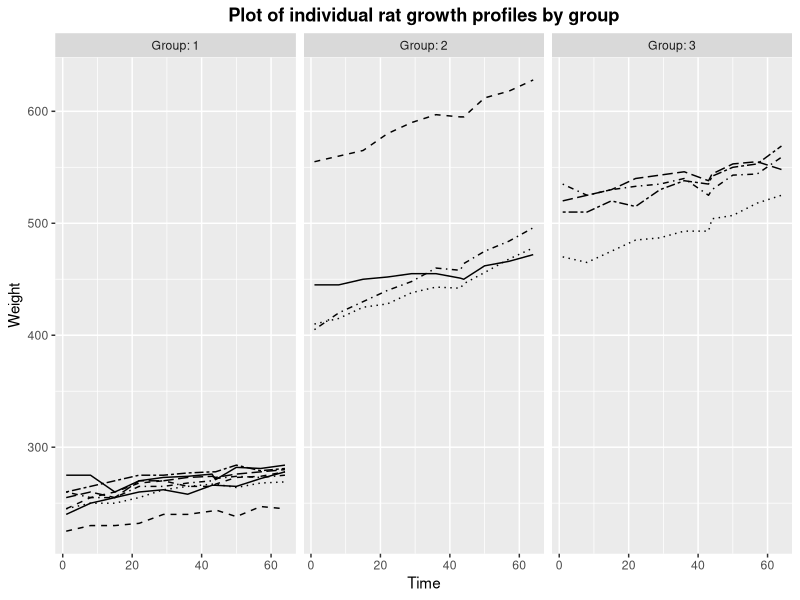
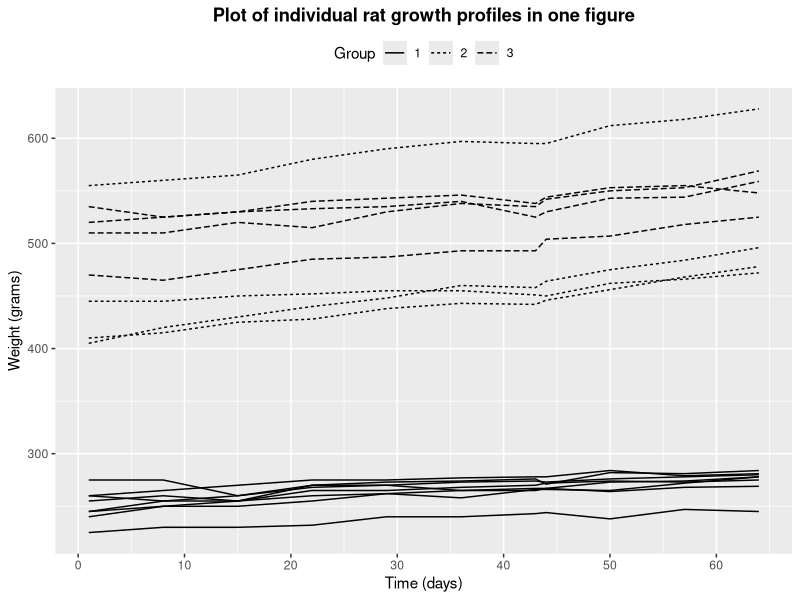
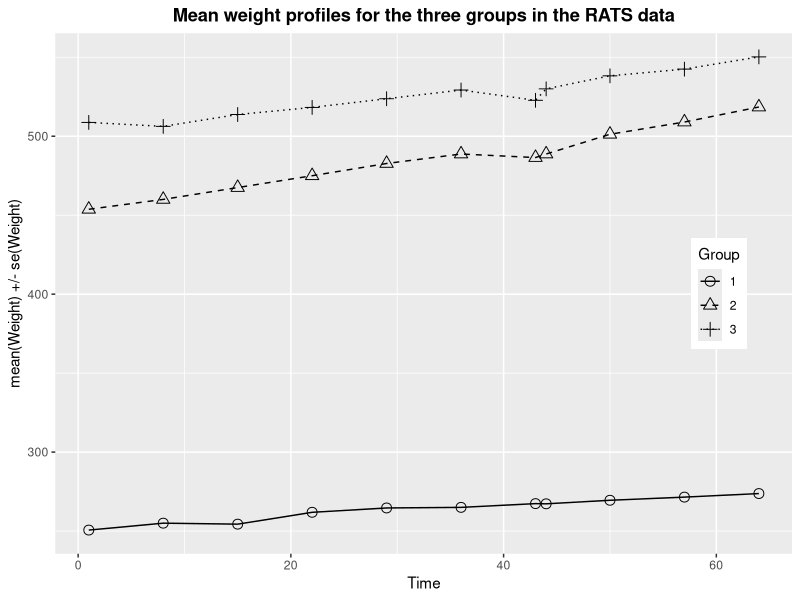
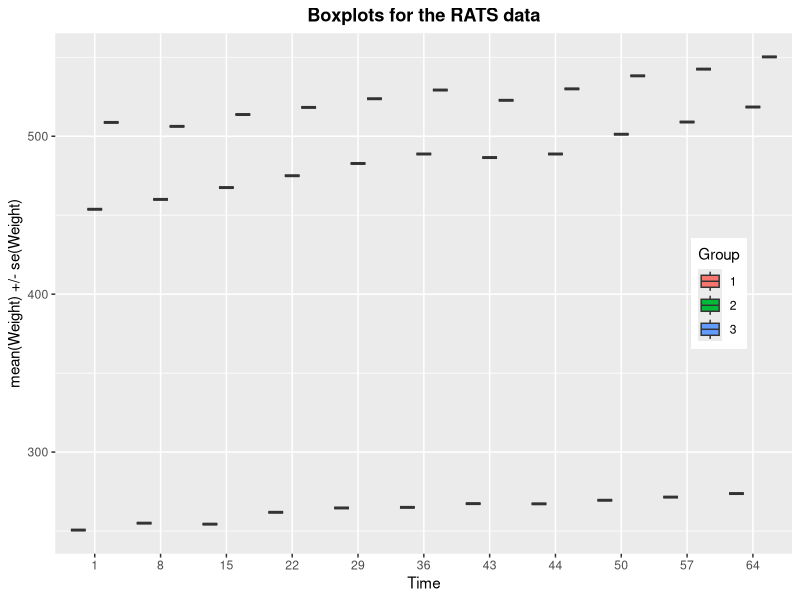
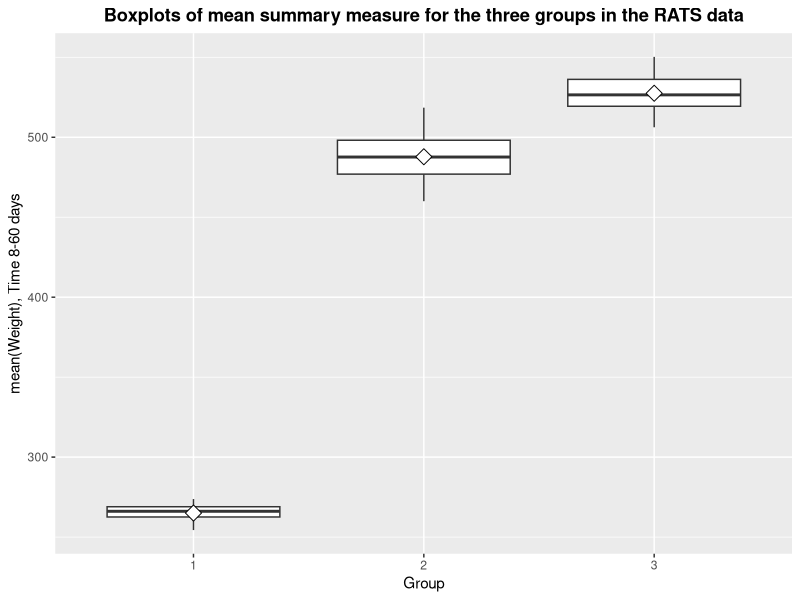
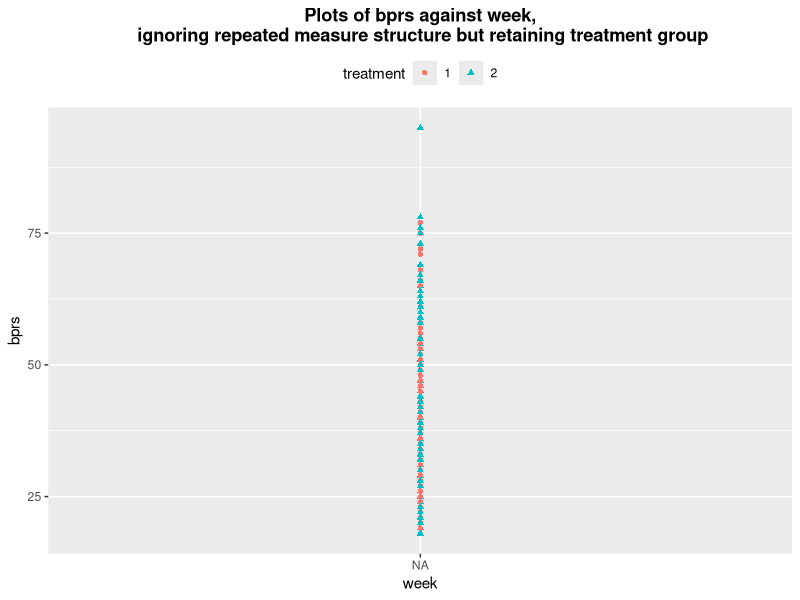
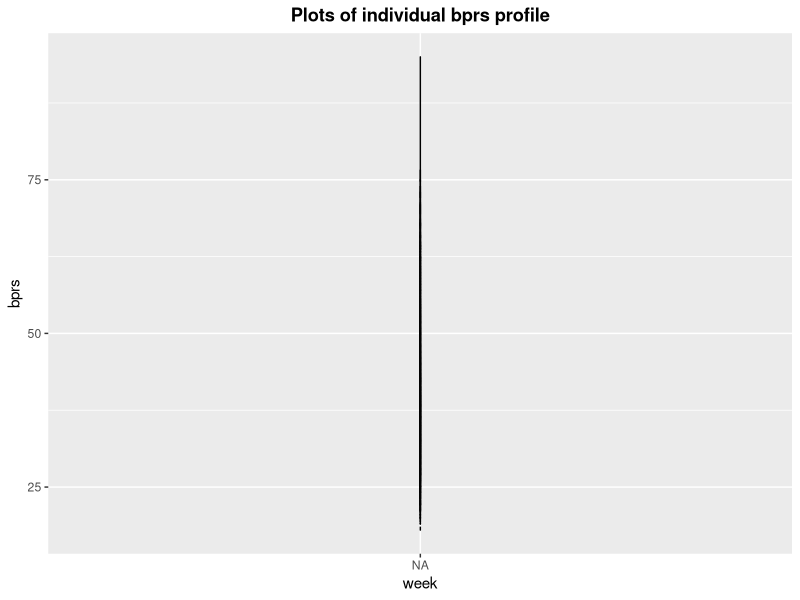
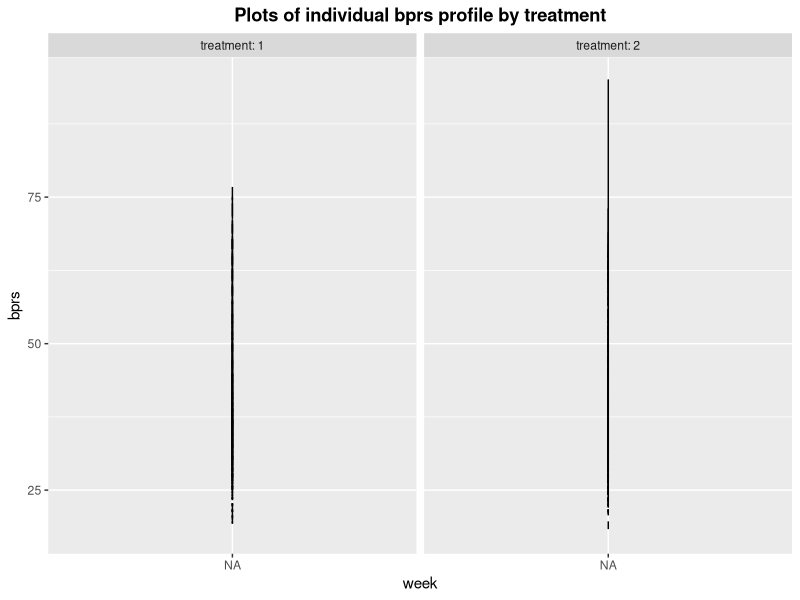

Generate these figures, in order, with R: (Note: this script raises an error after producing the figures.)
## ---- chunk 1
# *Describe the work you have done this week and summarize your learning.*
#
#- Describe your work and results clearly. 
#- Assume the reader has an introductory course level understanding of writing and reading R code as well as statistical methods.
#- Assume the reader has no previous knowledge of your data or the more advanced methods you are using.
## ---- chunk 2
# Read in the RATS data in wide and long format (L for long)  
RATS <- read.table("./data/RATS.txt", header=TRUE)
RATSL <- read.table("./data/RATSL.txt", header=TRUE)
# factor the categorical variables ID and group
RATSL$ID <- as.factor(RATSL$ID)
RATSL$Group <- as.factor(RATSL$Group)
# Look at the WHOLE data in wide format
RATS
# Look at the first 24 rows of long format
head(RATSL, 24)
## ---- chunk 3
# Access the package ggplot2
library(ggplot2)
library(tidyr)
library(dplyr)
# Draw the plot
ggplot(RATSL, aes(x = Time, y = Weight, linetype = ID)) +
  geom_line() +
  scale_linetype_manual(values = rep(1:10, times=4)) +
  facet_grid(. ~ Group, labeller = label_both) +
  theme(legend.position = "none") + 
  scale_y_continuous(limits = c(min(RATSL$Weight), max(RATSL$Weight)))+
  theme(plot.title = element_text(face="bold",hjust=0.5))+labs(title="Plot of individual rat growth profiles by group")
# Plot the RATSL data
ggplot(RATSL, aes(x = Time, y = Weight, group = ID)) +
  geom_line(aes(linetype=Group))+scale_x_continuous(name = "Time (days)", breaks = seq(0, 60, 10))+scale_y_continuous(name = "Weight (grams)")+theme(legend.position = "top",plot.title = element_text(face="bold",hjust=0.5))+labs(title="Plot of individual rat growth profiles in one figure")
## ---- chunk 4
# Number of days, baseline (day 1) included
n <- RATSL$Time %>% unique() %>% length()
# Summary data with mean and standard error of RATS by Group and Time 
RATSS <- RATSL %>%
  group_by(Group, Time) %>%
  summarise( mean = mean(Weight), se = sd(Weight)/sqrt(n) ) %>%
  ungroup()
# Glimpse the data
glimpse(RATSS)
# Plot the mean weight profiles
ggplot(RATSS, aes(x = Time, y = mean, linetype = Group, shape = Group)) +
  geom_line() +
  scale_linetype_manual(values = c(1,2,3)) +
  geom_point(size=3) +
  scale_shape_manual(values = c(1,2,3)) +
  #geom_errorbar(aes(ymin=mean-se, ymax=mean+se, linetype="1"), width=0.3) +
  theme(legend.position = c(0.9,0.5),plot.title = element_text(face="bold",hjust=0.5)) +
  scale_y_continuous(name = "mean(Weight) +/- se(Weight)")+
  labs(title="Mean weight profiles for the three groups in the RATS data")
# Boxplots
RATSS2 <- RATSS
RATSS2$Time <- as.factor(RATSS2$Time)
ggplot(RATSS2, aes(x = Time, y = mean, fill = Group)) +
  geom_boxplot() +
  theme(legend.position = c(0.9,0.5),plot.title = element_text(face="bold",hjust=0.5)) +
  scale_y_continuous(name = "mean(Weight) +/- se(Weight)")+
  labs(title="Boxplots for the RATS data")
## ---- chunk 5
# Create a summary data by Group and subject with mean as the summary variable (ignoring baseline Time 1).
RATSL8S <- RATSL %>%
  filter(Time > 1) %>%
  group_by(Group, Time) %>%
  summarise(mean=mean(Weight) ) %>%
  ungroup()
# Glimpse the data
glimpse(RATSL8S)
# Draw a boxplot of the mean versus Group
ggplot(RATSL8S, aes(x = Group, y = mean)) +
  geom_boxplot() +
  stat_summary(fun = "mean", geom = "point", shape=23, size=4, fill = "white") +
  scale_y_continuous(name = "mean(Weight), Time 8-60 days")+
  theme(plot.title = element_text(face="bold",hjust=0.5)) +
  labs(title="Boxplots of mean summary measure for the three groups in the RATS data")

## ---- chunk 6
# Add the baseline from the original data as a new variable to the summary data
RATSL8S2 <- RATSL8S %>%
  mutate(baseline = c(rep(RATSS$mean[1],10),rep(RATSS$mean[12],10),rep(RATSS$mean[23],10)))
# Fit the linear model with the mean as the response 
fit <- lm(mean ~ baseline + Group, data = RATSL8S2)
# Compute the analysis of variance table for the fitted model with anova()
anova(fit)
## ---- chunk 7
# Read in BPRS data; wide and long versions
BPRS <- read.table("./data/BPRS.txt", header=TRUE)
BPRSL <- read.table("./data/BPRSL.txt", header=TRUE)
# Factor variables ID and Group
BPRSL$subject <- as.factor(BPRSL$subject)
BPRSL$treatment <- as.factor(BPRSL$treatment)
# Look at the wide data
glimpse(BPRS)
# Look at the long data
glimpse(BPRSL)
## ---- chunk 8
# Draw the plot
ggplot(BPRSL, aes(x = week, y = bprs)) +
  geom_point(aes(shape=treatment,color=treatment)) +
  theme(legend.position = "top",plot.title = element_text(face="bold", hjust=0.5)) + 
  scale_y_continuous(limits = c(min(BPRSL$bprs), max(BPRSL$bprs)))+
  labs(title="Plots of bprs against week,\n ignoring repeated measure structure but retaining treatment group")
## ---- chunk 9
# Draw the plot
ggplot(BPRSL, aes(x = week, y = bprs, linetype = subject)) +
  geom_line() +
  scale_linetype_manual(values = rep(1:10, times=4)) +
  theme(legend.position = "none") + 
  scale_y_continuous(limits = c(min(BPRSL$bprs), max(BPRSL$bprs)))+
  theme(plot.title = element_text(face="bold",hjust=0.5)) +
  labs(title="Plots of individual bprs profile")
ggplot(BPRSL, aes(x = week, y = bprs, linetype = subject)) +
  geom_line() +
  scale_linetype_manual(values = rep(1:10, times=4)) +
  facet_grid(. ~ treatment, labeller = label_both) +
  theme(legend.position = "none") + 
  scale_y_continuous(limits = c(min(BPRSL$bprs), max(BPRSL$bprs)))+
  theme(plot.title = element_text(face="bold",hjust=0.5)) +
  labs(title="Plots of individual bprs profile by treatment")
# Try scatterplot matrix, colored by treatment group
pairs(BPRS, col=BPRS$treatment)
## ---- chunk 10
# create a regression model RATS_reg
BPRS_reg <- lm(bprs ~ week + treatment, data=BPRSL)
# print out a summary of the model
summary(BPRS_reg)
## ---- chunk 11
# access library lme4
library(lme4)
# Create a random intercept model
BPRS_ref <- lmer(bprs ~ week + treatment + (1 | subject), data = BPRSL, REML = FALSE)
# Print the summary of the model
summary(BPRS_ref)
## ---- chunk 12
# create a random intercept and random slope model
BPRS_ref1 <- lmer(bprs ~ week + treatment + (week | subject), data = BPRSL, REML = FALSE)
# print a summary of the model
summary(BPRS_ref1)
# perform an ANOVA test on the two models
anova(BPRS_ref1, BPRS_ref)
## ---- chunk 13
# create a random intercept and random slope model with the interaction
BPRS_ref2 <- lmer(bprs ~ week + treatment + week*treatment + (week | subject), data = BPRSL, REML = FALSE)
# print a summary of the model
summary(BPRS_ref2)
# perform an ANOVA test on the two models
anova(BPRS_ref2, BPRS_ref1)
# draw the plot of BPRSL with the observed bprs values
ggplot(BPRSL, aes(x = week, y = bprs, group = subject)) +
  geom_line(aes(linetype=subject)) +
  facet_grid(. ~ treatment, labeller = label_both) +
  scale_x_continuous(name = "Week") +
  scale_y_continuous(name = "bprs") +
  theme(legend.position = "none")+
  theme(plot.title = element_text(face="bold",hjust=0.5)) +
  labs(title="The Original\nPlots of individual bprs profile by treatment")
# Create a vector of the fitted values
Fitted <- fitted(BPRS_ref2)
# Create a new column fitted to RATSL
BPRSL$fitted <- Fitted
# draw the plot of BPRSL with the Fitted values of bprs
ggplot(BPRSL, aes(x = week, y = fitted, group = subject)) +
  geom_line(aes(linetype = subject)) +
  facet_grid(. ~ treatment, labeller = label_both) +
  scale_x_continuous(name = "week") +
  scale_y_continuous(name = "Fitted bprs") +
  theme(legend.position = "none")+
  theme(plot.title = element_text(face="bold",hjust=0.5)) +
  labs(title="The Best\nRandom intercept and random slope model with interaction")
## ---- chunk 14
# Random intercept and random slope model
Fitted2 <- fitted(BPRS_ref1)
BPRSL$fitted2 <- Fitted2
# draw the plot of BPRSL with the Fitted values of bprs
ggplot(BPRSL, aes(x = week, y = fitted2, group = subject)) +
  geom_line(aes(linetype = subject)) +
  facet_grid(. ~ treatment, labeller = label_both) +
  scale_x_continuous(name = "week") +
  scale_y_continuous(name = "Fitted bprs") +
  theme(legend.position = "none")+
  theme(plot.title = element_text(face="bold",hjust=0.5)) +
  labs(title="Random intercept and random slope model")
# Random intercept model
Fitted3 <- fitted(BPRS_ref)
BPRSL$fitted3 <- Fitted3
# draw the plot of BPRSL with the Fitted values of bprs
ggplot(BPRSL, aes(x = week, y = fitted3, group = subject)) +
  geom_line(aes(linetype = subject)) +
  facet_grid(. ~ treatment, labeller = label_both) +
  scale_x_continuous(name = "week") +
  scale_y_continuous(name = "Fitted bprs") +
  theme(legend.position = "none")+
  theme(plot.title = element_text(face="bold",hjust=0.5)) +
  labs(title="Random intercept model")
# linear model
Fitted4 <- fitted(BPRS_reg)
BPRSL$fitted4 <- Fitted4
# draw the plot of BPRSL with the Fitted values of bprs
ggplot(BPRSL, aes(x = week, y = fitted4, group = subject)) +
  geom_line(aes(linetype = subject)) +
  facet_grid(. ~ treatment, labeller = label_both) +
  scale_x_continuous(name = "week") +
  scale_y_continuous(name = "Fitted bprs", limits = c(20,70)) +
  theme(legend.position = "none")+
  theme(plot.title = element_text(face="bold",hjust=0.5)) +
  labs(title="The Baseline\nLinear model")
